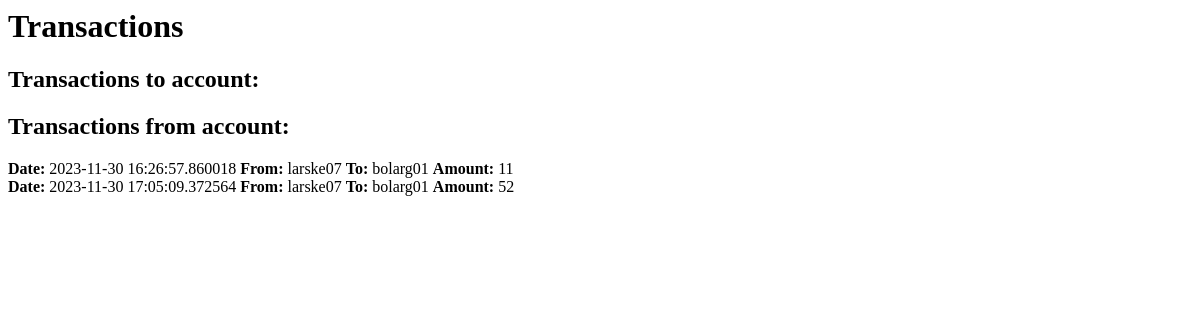
Before: /transactions (signed in) with the older database file.
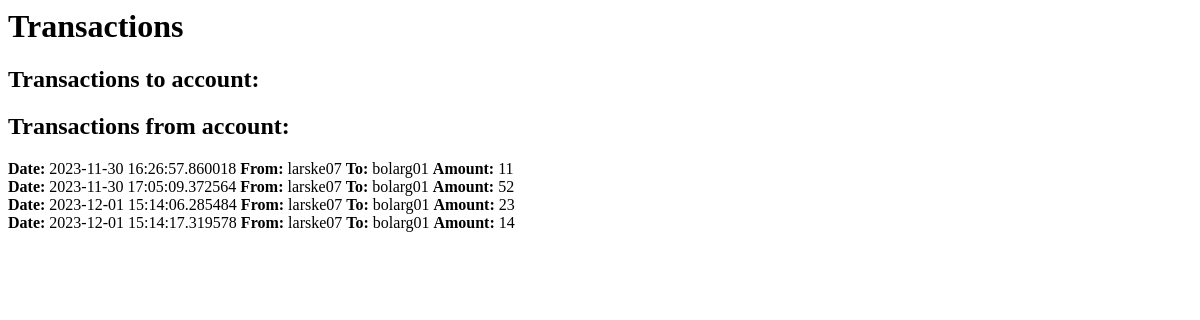
After: the same page with the newer database file.
### models.py (models this page shows)
class Transaction(db.Model):
    __tablename__ = 'transactions'
    transaction_id = db.Column(db.Integer, primary_key=True)
    transaction_date = db.Column(db.DateTime, nullable=False)
    from_account_id = db.Column(db.Integer, db.ForeignKey('accounts.account_id'), nullable=False)
    to_account_id = db.Column(db.Integer, db.ForeignKey('accounts.account_id'), nullable=False)
    amount = db.Column(db.Integer, nullable=False)

class User(db.Model):
    __tablename__ = 'users'
    user_id = db.Column(db.Integer, primary_key=True)
    user_name = db.Column(db.String(50), nullable=False)
    user_email = db.Column(db.String(50), nullable=False)
    user_password = db.Column(db.String(50), nullable=False)

class Account(db.Model):
    __tablename__ = 'accounts'
    account_id = db.Column(db.Integer, primary_key=True)
    u_id = db.Column(db.Integer, db.ForeignKey('users.user_id'), nullable=False)
    account_balance = db.Column(db.Integer, nullable=False)

### app.py (the view)
@app.route('/transactions', methods=['GET', 'POST'])
def transaction_history():
    if 'user_id' not in session:
        return redirect(url_for('index', user=None))
    user_id = session['user_id']
    account_id = Account.query.filter_by(u_id=user_id).first().account_id
    transactions_from_user = Transaction.query.filter_by(from_account_id=account_id).order_by(Transaction.transaction_date)
    transactions_to_user = Transaction.query.filter_by(to_account_id=account_id).order_by(Transaction.transaction_date)
    context = {
        'User': User,
        'Account': Account
    }
    return render_template(
        'transaction_history.html',
        transactions_from_user=transactions_from_user,
        transactions_to_user=transactions_to_user,
        **context
        )

### templates/transaction_history.html (shortened to what this page needs)
{% extends "base.html" %}
{% block content %}
<h1>Transactions</h1>
<h2>Transactions to account:</h2>
<h2>Transactions from account:</h2>
{% for from_user in transactions_from_user %}
    {% set to_account = Account.query.filter_by(account_id=from_user.to_account_id).first() %}
    {% set from_account = Account.query.filter_by(account_id=from_user.from_account_id).first() %}
    <div class="column">
        <b>Date: </b>{{from_user.transaction_date}}
        <b>From:</b> {{ User.query.filter_by(user_id=from_account.u_id).first().user_name }}
        <b>To:</b> {{ User.query.filter_by(user_id=to_account.u_id).first().user_name }}
        <b>Amount: </b>{{from_user.amount}}
    </div>
{% endfor %}
{% endblock %}

Changed rows visible on the page:
added Transaction: transaction_date "2023-12-01 15:14:06.285484", {{ User.query.filter_by(user_id=from_account.u_id).first().user_name }} "larske07", {{ User.query.filter_by(user_id=to_account.u_id).first().user_name }} "bolarg01", amount "23"
added Transaction: transaction_date "2023-12-01 15:14:17.319578", {{ User.query.filter_by(user_id=from_account.u_id).first().user_name }} "larske07", {{ User.query.filter_by(user_id=to_account.u_id).first().user_name }} "bolarg01", amount "14"
